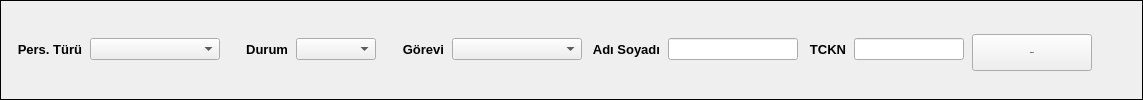
    <widget class="QFrame" name="middle_s_frame">
     <property name="sizePolicy">
      <sizepolicy hsizetype="Expanding" vsizetype="Preferred">
       <horstretch>0</horstretch>
       <verstretch>0</verstretch>
      </sizepolicy>
     </property>
     <property name="frameShape">
      <enum>QFrame::Shape::Box</enum>
     </property>
     <property name="frameShadow">
      <enum>QFrame::Shadow::Plain</enum>
     </property>
     <layout class="QGridLayout" name="gridLayout_4">
      <property name="topMargin">
       <number>5</number>
      </property>
      <property name="rightMargin">
       <number>10</number>
      </property>
      <property name="bottomMargin">
       <number>5</number>
      </property>
      <property name="spacing">
       <number>0</number>
      </property>
      <item row="0" column="0">
       <layout class="QGridLayout" name="gridLayout_7">
        <property name="horizontalSpacing">
         <number>8</number>
        </property>
        <property name="verticalSpacing">
         <number>0</number>
        </property>
        <item row="0" column="2">
         <widget class="QLabel" name="lbl_durum_f">
          <property name="sizePolicy">
           <sizepolicy hsizetype="Fixed" vsizetype="Fixed">
            <horstretch>0</horstretch>
            <verstretch>0</verstretch>
           </sizepolicy>
          </property>
          <property name="minimumSize">
           <size>
            <width>60</width>
            <height>22</height>
           </size>
          </property>
          <property name="maximumSize">
           <size>
            <width>45</width>
            <height>22</height>
           </size>
          </property>
          <property name="sizeIncrement">
           <size>
            <width>0</width>
            <height>0</height>
           </size>
          </property>
          <property name="font">
           <font>
            <family>Yu Gothic UI</family>
            <pointsize>10</pointsize>
            <italic>false</italic>
            <bold>true</bold>
           </font>
          </property>
          <property name="text">
           <string>Durum</string>
          </property>
          <property name="alignment">
           <set>Qt::AlignmentFlag::AlignRight|Qt::AlignmentFlag::AlignTrailing|Qt::AlignmentFlag::AlignVCenter</set>
          </property>
         </widget>
        </item>
        <item row="0" column="0" alignment="Qt::AlignmentFlag::AlignRight">
         <widget class="QLabel" name="lbl_personel_turu_f">
          <property name="sizePolicy">
           <sizepolicy hsizetype="Fixed" vsizetype="Fixed">
            <horstretch>0</horstretch>
            <verstretch>0</verstretch>
           </sizepolicy>
          </property>
          <property name="minimumSize">
           <size>
            <width>70</width>
            <height>22</height>
           </size>
          </property>
          <property name="maximumSize">
           <size>
            <width>70</width>
            <height>22</height>
           </size>
          </property>
          <property name="sizeIncrement">
           <size>
            <width>0</width>
            <height>0</height>
           </size>
          </property>
          <property name="font">
           <font>
            <family>Yu Gothic UI</family>
            <pointsize>10</pointsize>
            <italic>false</italic>
            <bold>true</bold>
           </font>
          </property>
          <property name="text">
           <string>Pers. Türü</string>
          </property>
          <property name="alignment">
           <set>Qt::AlignmentFlag::AlignRight|Qt::AlignmentFlag::AlignTrailing|Qt::AlignmentFlag::AlignVCenter</set>
          </property>
         </widget>
        </item>
        <item row="0" column="3">
         <widget class="QComboBox" name="cmb_durum_f">
          <property name="minimumSize">
           <size>
            <width>80</width>
            <height>22</height>
           </size>
          </property>
          <property name="maximumSize">
           <size>
            <width>80</width>
            <height>22</height>
           </size>
          </property>
          <property name="sizeIncrement">
           <size>
            <width>0</width>
            <height>0</height>
           </size>
          </property>
          <property name="font">
           <font>
            <family>Yu Gothic UI</family>
            <pointsize>10</pointsize>
            <italic>false</italic>
            <bold>false</bold>
           </font>
          </property>
          <property name="placeholderText">
           <string>Tümü</string>
          </property>
         </widget>
        </item>
        <item row="0" column="8">
         <widget class="QLabel" name="lbl_tckn_f">
          <property name="sizePolicy">
           <sizepolicy hsizetype="Fixed" vsizetype="Fixed">
            <horstretch>0</horstretch>
            <verstretch>0</verstretch>
           </sizepolicy>
          </property>
          <property name="minimumSize">
           <size>
            <width>40</width>
            <height>22</height>
           </size>
          </property>
          <property name="maximumSize">
           <size>
            <width>40</width>
            <height>22</height>
           </size>
          </property>
          <property name="font">
           <font>
            <family>Yu Gothic UI</family>
            <pointsize>10</pointsize>
            <italic>false</italic>
            <bold>true</bold>
           </font>
          </property>
          <property name="styleSheet">
           <string notr="true"/>
          </property>
          <property name="text">
           <string>TCKN</string>
          </property>
          <property name="alignment">
           <set>Qt::AlignmentFlag::AlignRight|Qt::AlignmentFlag::AlignTrailing|Qt::AlignmentFlag::AlignVCenter</set>
          </property>
         </widget>
        </item>
        <item row="0" column="1">
         <widget class="QComboBox" name="cmb_personel_turu_f">
          <property name="sizePolicy">
           <sizepolicy hsizetype="Fixed" vsizetype="Fixed">
            <horstretch>0</horstretch>
            <verstretch>0</verstretch>
           </sizepolicy>
          </property>
          <property name="minimumSize">
           <size>
            <width>130</width>
            <height>22</height>
           </size>
          </property>
          <property name="maximumSize">
           <size>
            <width>150</width>
            <height>22</height>
           </size>
          </property>
          <property name="sizeIncrement">
           <size>
            <width>0</width>
            <height>0</height>
           </size>
          </property>
          <property name="font">
           <font>
            <family>Yu Gothic UI</family>
            <pointsize>10</pointsize>
            <italic>false</italic>
            <bold>false</bold>
           </font>
          </property>
          <property name="placeholderText">
           <string>Tümü</string>
          </property>
         </widget>
        </item>
        <item row="0" column="4">
         <widget class="QLabel" name="lbl_gorevi_f">
          <property name="sizePolicy">
           <sizepolicy hsizetype="Fixed" vsizetype="Fixed">
            <horstretch>0</horstretch>
            <verstretch>0</verstretch>
           </sizepolicy>
          </property>
          <property name="minimumSize">
           <size>
            <width>60</width>
            <height>22</height>
           </size>
          </property>
          <property name="maximumSize">
           <size>
            <width>45</width>
            <height>22</height>
           </size>
          </property>
          <property name="sizeIncrement">
           <size>
            <width>0</width>
            <height>0</height>
           </size>
          </property>
          <property name="font">
           <font>
            <family>Yu Gothic UI</family>
            <pointsize>10</pointsize>
            <italic>false</italic>
            <bold>true</bold>
           </font>
          </property>
          <property name="text">
           <string>Görevi</string>
          </property>
          <property name="alignment">
           <set>Qt::AlignmentFlag::AlignRight|Qt::AlignmentFlag::AlignTrailing|Qt::AlignmentFlag::AlignVCenter</set>
          </property>
         </widget>
        </item>
        <item row="0" column="6">
         <widget class="QLabel" name="lbl_ad_soyad_f">
          <property name="sizePolicy">
           <sizepolicy hsizetype="Fixed" vsizetype="Fixed">
            <horstretch>0</horstretch>
            <verstretch>0</verstretch>
           </sizepolicy>
          </property>
          <property name="minimumSize">
           <size>
            <width>70</width>
            <height>22</height>
           </size>
          </property>
          <property name="maximumSize">
           <size>
            <width>70</width>
            <height>22</height>
           </size>
          </property>
          <property name="font">
           <font>
            <family>Yu Gothic UI</family>
            <pointsize>10</pointsize>
            <italic>false</italic>
            <bold>true</bold>
           </font>
          </property>
          <property name="text">
           <string>Adı Soyadı</string>
          </property>
          <property name="alignment">
           <set>Qt::AlignmentFlag::AlignRight|Qt::AlignmentFlag::AlignTrailing|Qt::AlignmentFlag::AlignVCenter</set>
          </property>
         </widget>
        </item>
        <item row="0" column="7">
         <widget class="QLineEdit" name="txt_ad_soyad_f">
          <property name="sizePolicy">
           <sizepolicy hsizetype="Fixed" vsizetype="Fixed">
            <horstretch>0</horstretch>
            <verstretch>0</verstretch>
           </sizepolicy>
          </property>
          <property name="minimumSize">
           <size>
            <width>130</width>
            <height>22</height>
           </size>
          </property>
          <property name="maximumSize">
           <size>
            <width>130</width>
            <height>22</height>
           </size>
          </property>
          <property name="font">
           <font>
            <family>Yu Gothic UI</family>
            <pointsize>10</pointsize>
            <italic>false</italic>
            <bold>false</bold>
           </font>
          </property>
         </widget>
        </item>
        <item row="0" column="10">
         <widget class="QPushButton" name="btn_temizle_f">
          <property name="sizePolicy">
           <sizepolicy hsizetype="Fixed" vsizetype="Fixed">
            <horstretch>0</horstretch>
            <verstretch>0</verstretch>
           </sizepolicy>
          </property>
          <property name="minimumSize">
           <size>
            <width>120</width>
            <height>37</height>
           </size>
          </property>
          <property name="maximumSize">
           <size>
            <width>120</width>
            <height>30</height>
           </size>
          </property>
          <property name="font">
           <font>
            <family>Yu Gothic UI</family>
            <pointsize>-1</pointsize>
            <bold>true</bold>
            <kerning>false</kerning>
           </font>
          </property>
          <property name="text">
           <string>TEMİZLE</string>
          </property>
         </widget>
        </item>
        <item row="0" column="9">
         <widget class="QLineEdit" name="txt_tckn_f">
          <property name="sizePolicy">
           <sizepolicy hsizetype="Fixed" vsizetype="Fixed">
            <horstretch>0</horstretch>
            <verstretch>0</verstretch>
           </sizepolicy>
          </property>
          <property name="minimumSize">
           <size>
            <width>110</width>
            <height>22</height>
           </size>
          </property>
          <property name="maximumSize">
           <size>
            <width>110</width>
            <height>22</height>
           </size>
          </property>
          <property name="font">
           <font>
            <family>Yu Gothic UI</family>
            <pointsize>10</pointsize>
            <italic>false</italic>
            <bold>false</bold>
           </font>
          </property>
         </widget>
        </item>
        <item row="0" column="5">
         <widget class="QComboBox" name="cmb_gorevi_f">
          <property name="minimumSize">
           <size>
            <width>130</width>
            <height>22</height>
           </size>
          </property>
          <property name="maximumSize">
           <size>
            <width>100</width>
            <height>22</height>
           </size>
          </property>
          <property name="sizeIncrement">
           <size>
            <width>0</width>
            <height>0</height>
           </size>
          </property>
          <property name="font">
           <font>
            <family>Yu Gothic UI</family>
            <pointsize>10</pointsize>
            <italic>false</italic>
            <bold>false</bold>
           </font>
          </property>
          <property name="placeholderText">
           <string>Tümü</string>
          </property>
         </widget>
        </item>
        <item row="0" column="11">
         <spacer name="horizontalSpacer_3">
          <property name="orientation">
           <enum>Qt::Orientation::Horizontal</enum>
          </property>
          <property name="sizeHint" stdset="0">
           <size>
            <width>40</width>
            <height>20</height>
           </size>
          </property>
         </spacer>
        </item>
       </layout>
      </item>
     </layout>
    </widget>
